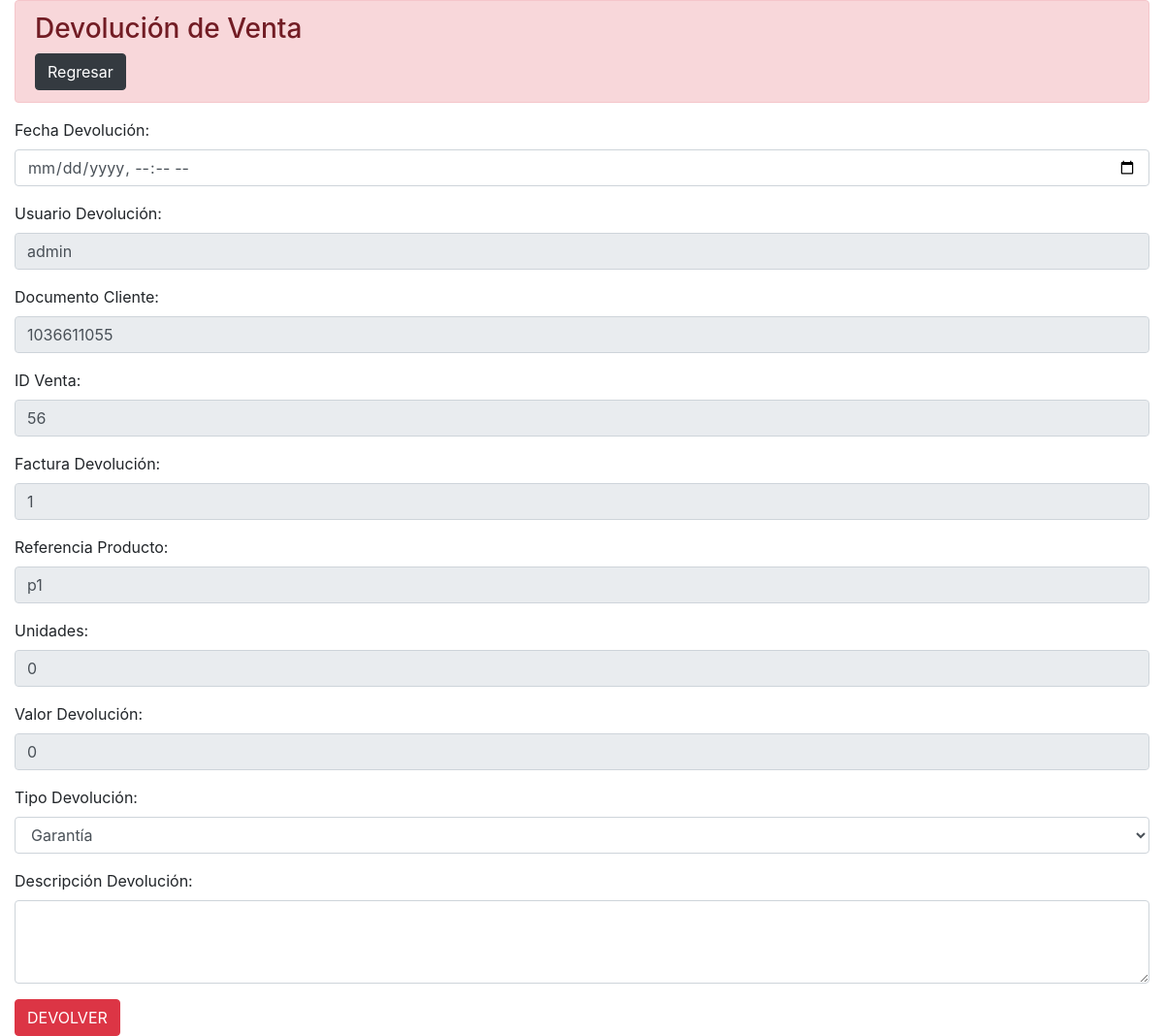
The app's page /vistas/devo_venta.php?id_venta=56 (signed in) with its own data.
### tables this page shows
CREATE TABLE `ventas` (
  `id_venta` int(11) NOT NULL AUTO_INCREMENT,
  `factura_venta` int(150) NOT NULL,
  `fecha_hora_venta` datetime NOT NULL DEFAULT current_timestamp(),
  `nom_cliente` varchar(30) NOT NULL,
  `doc_cliente_venta` varchar(11) NOT NULL,
  `valor_total_venta` decimal(10,0) NOT NULL,
  `asesor_venta` varchar(30) NOT NULL,
  `caja` varchar(2) NOT NULL,
  `forma_de_pago` varchar(30) NOT NULL,
  `unidades_venta` int(3) NOT NULL,
  `ref_prod_venta` varchar(10) NOT NULL,
  `producto_venta` varchar(50) NOT NULL,
  `valor_producto` varchar(10) NOT NULL,
  `estado` varchar(10) NOT NULL DEFAULT 'Realizada',
  PRIMARY KEY (`id_venta`)
);

### vistas/devo_venta.php (the view, shortened to what this page needs)
<?php
include '../conexion/conexion.php';
?>
<!DOCTYPE html>
<html lang="en">
<head>
    <link rel="stylesheet" href="https://stackpath.bootstrapcdn.com/bootstrap/4.5.2/css/bootstrap.min.css">
</head>
<body>
    <div class="container-fluid">
        <div class="alert alert-danger">
            <h3>Devolución de Venta</h3>
            <a class="btn btn-dark" href="ventas.php">Regresar</a>
        </div>
        <?php
        if(!isset($_POST['fecha_devo'])){
            $id_venta = $_GET['id_venta'];
            $sql = "SELECT * FROM ventas WHERE id_venta = '$id_venta'";
            $resultado = mysqli_query($conexion, $sql);
            $fila = mysqli_fetch_assoc($resultado);
            $id_venta = $fila["id_venta"];
            $factura_venta = $fila["factura_venta"];
            $doc_cliente_venta = $fila["doc_cliente_venta"];
            $valor_total_venta = $fila["valor_total_venta"];
            $asesor_venta = $fila["asesor_venta"];
            $unidades_venta = $fila["unidades_venta"];
            $ref_prod_venta = $fila["ref_prod_venta"];
        ?>
        <form action="<?php echo $_SERVER['PHP_SELF']; ?>" method="POST">
            <div class="form-group">
                <label for="fecha_devo">Fecha Devolución:</label>
                <input type="datetime-local" class="form-control" id="fecha_devo" name="fecha_devo" required>
            </div>
            <div class="form-group">
                <label for="usuario_devo">Usuario Devolución:</label>
                <input type="text" class="form-control" id="usuario_devo" name="usuario_devo" readonly
                    value="<?php echo $asesor_venta; ?>">
            </div>
            <div class="form-group">
                <label for="doc-cliente">Documento Cliente:</label>
                <input type="text" class="form-control" id="doc-cliente" name="doc-cliente" readonly
                    value="<?php echo $doc_cliente_venta; ?>">
            </div>
            <div class="form-group">
                <label for="id_venta">ID Venta:</label>
                <input type="text" class="form-control" id="id_venta" name="id_venta" readonly
                    value="<?php echo $id_venta; ?>">
            </div>
            <div class="form-group">
                <label for="factura_devo">Factura Devolución:</label>
                <input type="text" class="form-control" id="factura_devo" name="factura_devo" readonly
                    value="<?php echo $factura_venta; ?>">
            </div>
            <div class="form-group">
                <label for="ref-pro">Referencia Producto:</label>
                <input type="text" class="form-control" id="ref-pro" name="ref-pro" readonly
                    value="<?php echo $ref_prod_venta; ?>">
            </div>
            <div class="form-group">
                <label for="unds">Unidades:</label>
                <input type="text" class="form-control" id="unds" name="unds" readonly
                    value="<?php echo $unidades_venta; ?>">
            </div>
            <div class="form-group">
                <label for="valor_devo">Valor Devolución:</label>
                <input type="text" class="form-control" id="valor_devo" name="valor_devo" readonly
                    value="<?php echo $valor_total_venta; ?>">
            </div>
            <div class="form-group">
                <label for="tipo_devo">Tipo Devolución:</label>
                <select class="form-control" id="tipo_devo" name="tipo_devo">
                    <option value="Garantía">Garantía</option>
                </select>
            </div>
            <div class="form-group">
                <label for="descripcion_devo">Descripción Devolución:</label>
                <textarea class="form-control" id="descripcion_devo" name="descripcion_devo" rows="3"
                    required></textarea>
            </div>
            <button type="submit" class="btn btn-danger">DEVOLVER</button>
        </form>
        <?php } ?>
    </div>
</body>
</html>

### records on screen
ventas: usuario_devo "admin", doc-cliente "1036611055", id_venta "56", factura_devo "1", ref-pro "p1", unds "0", valor_devo "0"
